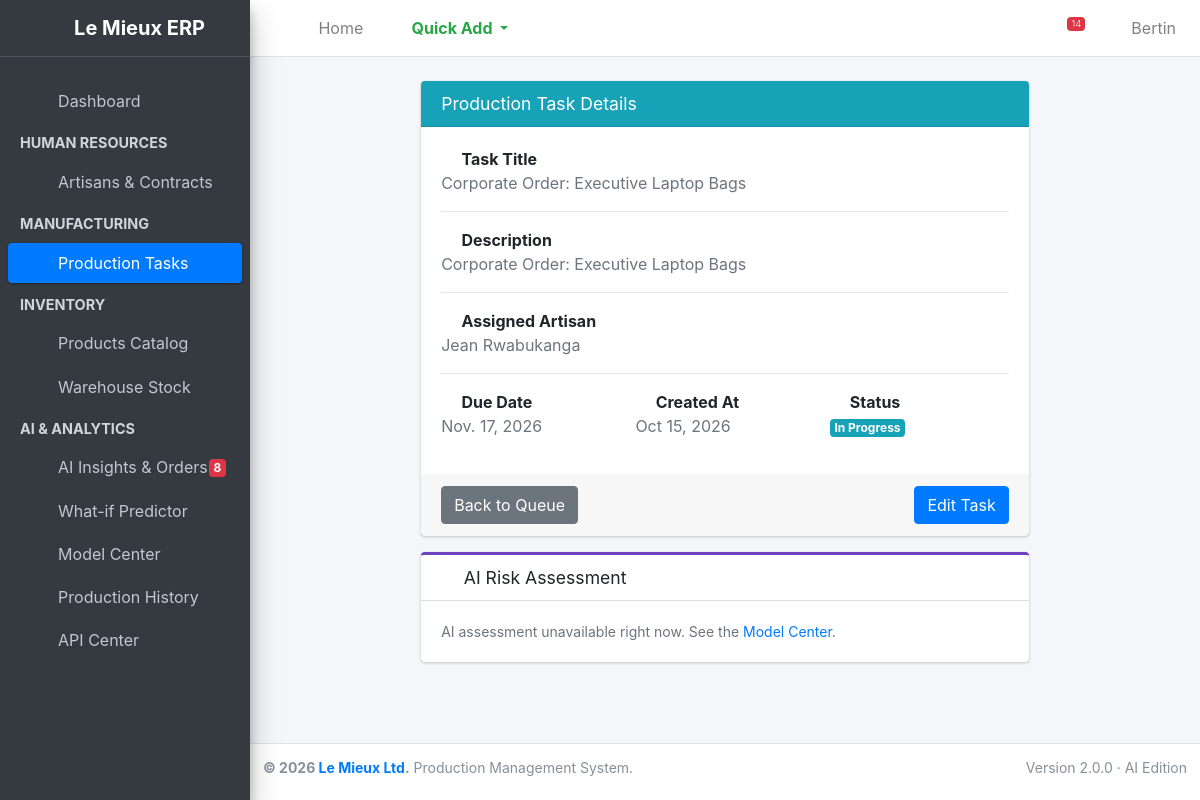
Screenshot of /production/tasks/14/ (signed in) with the database file from the repository.
### production/models.py (models this page shows, shortened)
class ProductionTask(models.Model):
    STATUS_CHOICES = [
        ('Pending', 'Pending'),
        ('In Progress', 'In Progress'),
        ('Completed', 'Completed'),
    ]
    title = models.CharField(max_length=200, help_text="e.g. Batch 1: Classic Belts")
    product = models.ForeignKey(Product, on_delete=models.PROTECT, related_name='tasks', null=True)
    target_quantity = models.PositiveIntegerField(default=1)
    produced_quantity = models.PositiveIntegerField(default=0)
    description = models.TextField(blank=True, null=True)
    assigned_to = models.ForeignKey(Employee, on_delete=models.SET_NULL, null=True, related_name='tasks')
    status = models.CharField(max_length=20, choices=STATUS_CHOICES, default='Pending')
    due_date = models.DateField()
    created_at = models.DateTimeField(auto_now_add=True)
    @property
    def is_overdue(self):
        if self.due_date and self.status != 'Completed':
            return self.due_date < datetime.date.today()
        return False
    @property
    def progress_percentage(self):
        if self.target_quantity == 0:
            return 0
        return int((self.produced_quantity / self.target_quantity) * 100)
    def __init__(self, *args, **kwargs):
        super().__init__(*args, **kwargs)
        self._original_target = self.target_quantity if self.pk else 0
        self._original_due = self.due_date if self.pk else None

### employees/models.py (models this page shows, shortened)
class Employee(models.Model):
    first_name = models.CharField(max_length=50)
    last_name = models.CharField(max_length=50)
    department = models.ForeignKey(Department, on_delete=models.CASCADE, related_name='employees')
    hire_date = models.DateField(auto_now_add=True)
    is_active = models.BooleanField(default=True)
    @property
    def active_contract(self):
        contract = self.contracts.filter(is_active=True).order_by('-start_date').first()
        return contract.contract_type if contract else "No Contract"
    def __str__(self):
        return f"{self.first_name} {self.last_name}"

### production/views.py (the view)
# urls.py: path('tasks/<int:pk>/', views.task_detail, name='task_detail'),
@login_required
def task_detail(request, pk):
    task = get_object_or_404(ProductionTask, pk=pk)
    return render(request, 'production/task_detail.html', {'task': task})

### production/templates/production/task_detail.html (shortened to what this page needs)
{% extends 'base.html' %}
{% load analytics_tags %}
{% block content %}
<div class="row">
    <div class="col-md-8 offset-md-2">
        <div class="card card-info">
            <div class="card-header">
                <h3 class="card-title">Production Task Details</h3>
            </div>
            <div class="card-body">
                <strong><i class="fas fa-clipboard-list mr-1"></i> Task Title</strong>
                <p class="text-muted">{{ task.title }}</p>
                <hr>
                <strong><i class="fas fa-align-left mr-1"></i> Description</strong>
                <p class="text-muted">{{ task.description }}</p>
                <hr>
                <strong><i class="fas fa-user-tag mr-1"></i> Assigned Artisan</strong>
                <p class="text-muted">{{ task.assigned_to|default:"Unassigned" }}</p>
                <hr>
                <div class="row">
                    <div class="col-sm-4">
                        <strong><i class="fas fa-calendar-alt mr-1"></i> Due Date</strong>
                        <p class="text-muted">{{ task.due_date }}</p>
                    </div>
                    <div class="col-sm-4">
                        <strong><i class="fas fa-clock mr-1"></i> Created At</strong>
                        <p class="text-muted">{{ task.created_at|date:"M d, Y" }}</p>
                    </div>
                    <div class="col-sm-4">
                        <strong><i class="fas fa-info-circle mr-1"></i> Status</strong>
                        <p class="text-muted">
                            {% if task.status == 'Completed' %}
                                <span class="badge badge-success">{{ task.status }}</span>
                            {% elif task.status == 'In Progress' %}
                                <span class="badge badge-info">{{ task.status }}</span>
                            {% else %}
                                <span class="badge badge-warning">{{ task.status }}</span>
                            {% endif %}
                        </p>
                    </div>
                </div>
            </div>
            <div class="card-footer">
                <a href="{% url 'production:task_list' %}" class="btn btn-secondary">Back to Queue</a>
                {% if request.user.is_staff %}
                <a href="{% url 'production:task_update' task.pk %}" class="btn btn-primary float-right">Edit Task</a>
                {% endif %}
            </div>
        </div>
        {% task_risk task as ai %}
        <div class="card card-outline card-purple">
            <div class="card-header">
                <h3 class="card-title"><i class="fas fa-brain text-purple mr-1"></i> AI Risk Assessment</h3>
            </div>
            <div class="card-body">
                {% if ai.state == 'scored' %}
                <div class="row text-center">
                    <div class="col-6 col-md-3"><div class="metric-tile"><div class="label">Delay probability</div><div class="value text-{{ ai.risk_level|risk_badge }}">{{ ai.delay_probability|pct }}</div></div></div>
                    <div class="col-6 col-md-3"><div class="metric-tile"><div class="label">Expected duration</div><div class="value">{{ ai.predicted_days }} <small>days</small></div></div></div>
                    <div class="col-6 col-md-3 mt-2 mt-md-0"><div class="metric-tile"><div class="label">Days allowed</div><div class="value">{{ ai.allotted_days }}</div></div></div>
                    <div class="col-6 col-md-3 mt-2 mt-md-0"><div class="metric-tile"><div class="label">Forecast finish</div><div class="value" style="font-size:1.1rem">{{ ai.predicted_completion }}</div></div></div>
                </div>
                {% if ai.progress_projection %}
                <p class="mt-3 mb-1 text-sm"><i class="fas fa-tachometer-alt mr-1"></i> At the current production pace the batch would finish on
                    <b class="{% if ai.projection_late %}text-danger{% else %}text-success{% endif %}">{{ ai.progress_projection }}</b>.</p>
                {% endif %}
                <ul class="mt-3 mb-0 pl-3">{% for r in ai.recommendations %}<li class="text-sm">{{ r }}</li>{% endfor %}</ul>
                <p class="text-muted text-xs mt-2 mb-0">Model: {{ ai.model_version }} &middot; probability that the batch finishes after its due date.</p>
                {% elif ai.state == 'overdue' %}
                <p class="mb-1">This task is past its due date ({{ task.due_date }}) with {{ task.progress_percentage }}% produced.</p>
                <p class="text-sm text-muted mb-0">{{ ai.recommendations.0 }}</p>
                {% elif ai.state == 'completed' %}
                <p class="mb-0 text-sm">This batch is finished. Its real outcome has been added to the production history and will be used the next time the models are retrained.</p>
                {% elif ai.state == 'error' %}
                <p class="mb-0 text-sm text-muted">AI assessment unavailable right now. See the <a href="{% url 'analytics:model_center' %}">Model Center</a>.</p>
                {% else %}
                <p class="mb-0 text-sm text-muted">No AI assessment for this task ({{ ai.label }}).</p>
                {% endif %}
            </div>
        </div>
    </div>
</div>
{% endblock %}

### templates/base.html (shortened to what this page needs)
{% load static %}
<!DOCTYPE html>
<html lang="en">
<head>
    <link rel="stylesheet" href="{% static 'plugins/fontawesome-free/css/all.min.css' %}">
    <link rel="stylesheet" href="{% static 'dist/css/adminlte.min.css' %}">
    <link rel="stylesheet" href="{% static 'analytics/analytics.css' %}">
</head>
<body class="hold-transition sidebar-mini layout-fixed">
<div class="wrapper">
    <nav class="main-header navbar navbar-expand navbar-white navbar-light">
        <ul class="navbar-nav">
            <li class="nav-item">
                <a class="nav-link" data-widget="pushmenu" href="#" role="button"><i class="fas fa-bars"></i></a>
            </li>
            <li class="nav-item d-none d-sm-inline-block">
                <a href="/" class="nav-link">Home</a>
            </li>
            {% if request.user.is_staff %}
            <li class="nav-item dropdown">
                <a id="dropdownSubMenu1" href="#" data-toggle="dropdown" aria-haspopup="true" aria-expanded="false" class="nav-link dropdown-toggle text-success font-weight-bold">
                    <i class="fas fa-plus-circle"></i> Quick Add
                </a>
            </li>
            {% endif %}
        </ul>
        <ul class="navbar-nav ml-auto">
            <li class="nav-item">
                <a class="nav-link" id="darkModeToggle" href="#" role="button" title="Toggle Dark Mode">
                    <i class="fas fa-moon"></i>
                </a>
            </li>
            <li class="nav-item">
                <a class="nav-link" data-widget="fullscreen" href="#" role="button" title="Fullscreen">
                    <i class="fas fa-expand-arrows-alt"></i>
                </a>
            </li>
            <li class="nav-item dropdown">
                <a class="nav-link" data-toggle="dropdown" href="#" title="System Alerts">
                    {% if nav_alerts.total %}<span class="badge badge-danger navbar-badge">{{ nav_alerts.total }}</span>{% endif %}
                </a>
            </li>
            <li class="nav-item dropdown user-menu">
                <a href="#" class="nav-link dropdown-toggle" data-toggle="dropdown">
                    <i class="fas fa-user-circle fa-lg text-secondary"></i>
                    <span class="d-none d-md-inline ml-1">{{ request.user.username|title }}</span>
                </a>
            </li>
        </ul>
    </nav>
    <aside class="main-sidebar sidebar-dark-primary elevation-4">
        <a href="/" class="brand-link text-center">
            <i class="fas fa-industry text-success mr-2"></i>
            <span class="brand-text font-weight-bold">Le Mieux ERP</span>
        </a>
        <div class="sidebar">
            <nav class="mt-4">
                <ul class="nav nav-pills nav-sidebar flex-column" data-widget="treeview" role="menu" data-accordion="false">
                    <li class="nav-item">
                        <a href="/" class="nav-link">
                            <i class="nav-icon fas fa-sliders-h"></i>
                            <p>Dashboard</p>
                        </a>
                    </li>
                    {% if request.user.is_staff %}
                        <li class="nav-header"><strong>HUMAN RESOURCES</strong></li>
                        <li class="nav-item">
                            <a href="{% url 'employees:employee_list' %}" class="nav-link">
                                <i class="nav-icon fas fa-user-friends"></i>
                                <p>Artisans & Contracts</p>
                            </a>
                        </li>
                    {% endif %}
                    <li class="nav-header"><strong>MANUFACTURING</strong></li>
                    <li class="nav-item">
                        <a href="{% url 'production:task_list' %}" class="nav-link">
                            <i class="nav-icon fas fa-clipboard-list"></i>
                            <p>Production Tasks</p>
                        </a>
                    </li>
                    <li class="nav-header"><strong>INVENTORY</strong></li>
                    <li class="nav-item">
                        <a href="{% url 'inventory:product_list' %}" class="nav-link">
                            <i class="nav-icon fas fa-boxes"></i>
                            <p>Products Catalog</p>
                        </a>
                    </li>
                    <li class="nav-item">
                        <a href="{% url 'inventory:material_list' %}" class="nav-link">
                            <i class="nav-icon fas fa-boxes"></i>
                            <p>Warehouse Stock</p>
                        </a>
                    </li>
                    <li class="nav-header"><strong>AI &amp; ANALYTICS</strong></li>
                    <li class="nav-item">
                        <a href="{% url 'analytics:insights' %}" class="nav-link">
                            <i class="nav-icon fas fa-cubes"></i>
                            <p> AI Insights &amp; Orders
                                {% if nav_alerts.high_risk_orders %}<span class="badge badge-danger right">{{ nav_alerts.high_risk_orders }}</span>{% endif %}
                            </p>
                        </a>
                    </li>
                    <li class="nav-item">
                        <a href="{% url 'analytics:predictor' %}" class="nav-link">
                            <i class="nav-icon fas fa-cubes"></i>
                            <p>What-if Predictor</p>
                        </a>
                    </li>
                    <li class="nav-item">
                        <a href="{% url 'analytics:model_center' %}" class="nav-link">
                            <i class="nav-icon fas fa-cubes"></i>
                            <p>Model Center</p>
                        </a>
                    </li>
                    <li class="nav-item">
                        <a href="{% url 'analytics:history' %}" class="nav-link">
                            <i class="nav-icon fas fa-cubes"></i>
                            <p>Production History</p>
                        </a>
                    </li>
                    <li class="nav-item">
                        <a href="{% url 'analytics:api_center' %}" class="nav-link">
                            <i class="nav-icon fas fa-cubes"></i>
                            <p>API Center</p>
                        </a>
                    </li>
                </ul>
            </nav>
        </div>
    </aside>
    <div class="content-wrapper">
        <section class="content pt-4">
            <div class="container-fluid">
                {% block content %}
                {% endblock %}
            </div>
        </section>
    </div>
    <footer class="main-footer text-sm">
        <div class="float-right d-none d-sm-inline">
            Version 2.0.0 &middot; AI Edition
        </div>
        <strong>&copy; 2026 <a href="#">Le Mieux Ltd</a>.</strong> Production Management System.
    </footer>
</div>
</body>
</html>

### rows the page displays
ProductionTask: title "Corporate Order: Executive Laptop Bags", description "Corporate Order: Executive Laptop Bags", assigned_to "Jean Rwabukanga", due_date "Nov. 17, 2026", created_at "Oct 15, 2026", status "In Progress"

### other values shown
{{ nav_alerts.total }} "14"
{{ request.user.username|title }} "Bertin"
{{ nav_alerts.high_risk_orders }} "8"
